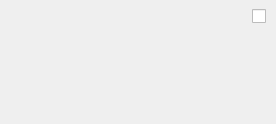
<?xml version="1.0" encoding="UTF-8"?>
<ui version="4.0">
 <class>GUIWidgetBoolGroup</class>
 <widget class="QWidget" name="GUIWidgetBoolGroup">
  <property name="geometry">
   <rect>
    <x>0</x>
    <y>0</y>
    <width>276</width>
    <height>124</height>
   </rect>
  </property>
  <property name="windowTitle">
   <string>Form</string>
  </property>
  <layout class="QGridLayout" name="gridLayout_3">
   <property name="leftMargin">
    <number>0</number>
   </property>
   <property name="topMargin">
    <number>0</number>
   </property>
   <property name="rightMargin">
    <number>0</number>
   </property>
   <property name="bottomMargin">
    <number>0</number>
   </property>
   <item row="0" column="0">
    <widget class="QWidget" name="widget" native="true">
     <layout class="QGridLayout" name="gridLayout_2">
      <item row="0" column="0">
       <widget class="QLabel" name="label_Name">
        <property name="text">
         <string/>
        </property>
       </widget>
      </item>
      <item row="0" column="2">
       <widget class="QCheckBox" name="checkBox">
        <property name="minimumSize">
         <size>
          <width>15</width>
          <height>15</height>
         </size>
        </property>
        <property name="maximumSize">
         <size>
          <width>15</width>
          <height>15</height>
         </size>
        </property>
        <property name="text">
         <string/>
        </property>
       </widget>
      </item>
      <item row="1" column="0" colspan="3">
       <widget class="QWidget" name="widget_Sub" native="true">
        <layout class="QGridLayout" name="gridLayout">
         <item row="0" column="0">
          <widget class="Line" name="line">
           <property name="orientation">
            <enum>Qt::Vertical</enum>
           </property>
          </widget>
         </item>
         <item row="0" column="1">
          <layout class="QVBoxLayout" name="verticalLayout_Sub"/>
         </item>
        </layout>
       </widget>
      </item>
      <item row="2" column="1">
       <spacer name="verticalSpacer">
        <property name="orientation">
         <enum>Qt::Vertical</enum>
        </property>
        <property name="sizeHint" stdset="0">
         <size>
          <width>20</width>
          <height>57</height>
         </size>
        </property>
       </spacer>
      </item>
     </layout>
    </widget>
   </item>
  </layout>
 </widget>
 <resources/>
 <connections/>
</ui>
